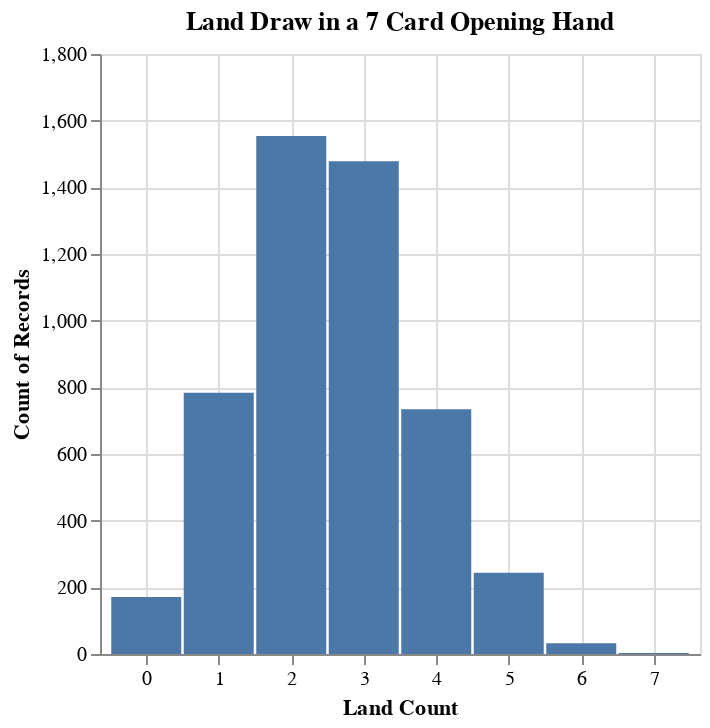

The cell this chart's notebook holds for it:
### Markdown cell above
Finally, a visualization tool of choice can be used to process this data! Personally, despite the heartache it causes, I am called to Altair.

### Code cell
alt.renderers.enable("html")

alt.Chart(sims_df, title = 'Land Draw in a 7 Card Opening Hand').mark_bar(size = 35).encode(
    alt.X("land:Q").scale(domain=(-0.5, 7.5)).title('Land Count'),
    alt.Y('count()').scale(domain=(0, 1800)),
)

### Figure 1 — Vega-Lite specification as saved in the notebook (floating-point values rounded to 4 significant figures; data arrays with more than 128 entries replaced by an {"elided": "..."} marker saying what was removed)
{"config": {"view": {"continuousWidth": 300, "continuousHeight": 300}}, "data": {"name": "data-303fba95adb1abe1ee59b44a1c993600"}, "mark": {"type": "bar", "size": 35}, "encoding": {"x": {"field": "land", "scale": {"domain": [-0.5, 7.5]}, "title": "Land Count", "type": "quantitative"}, "y": {"aggregate": "count", "scale": {"domain": [0, 1800]}, "type": "quantitative"}}, "title": "Land Draw in a 7 Card Opening Hand", "$schema": "https://vega.github.io/schema/vega-lite/v5.8.0.json", "datasets": {"data-303fba95adb1abe1ee59b44a1c993600": {"elided": "5000 records"}}}
